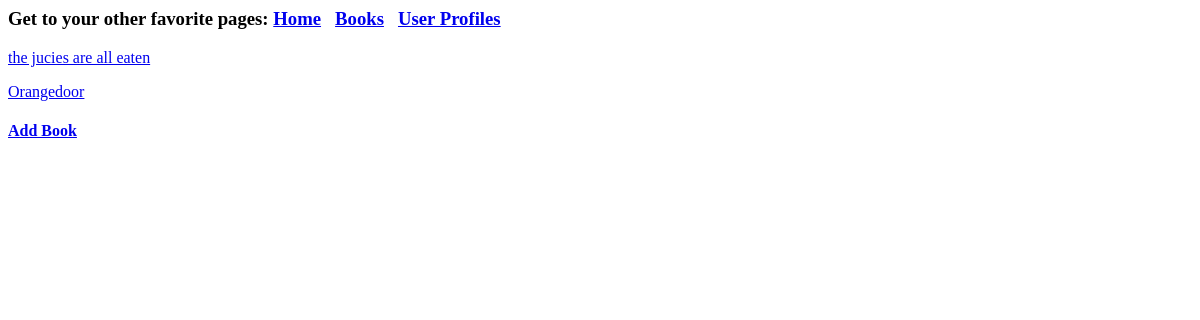
The app's page /books, older data.
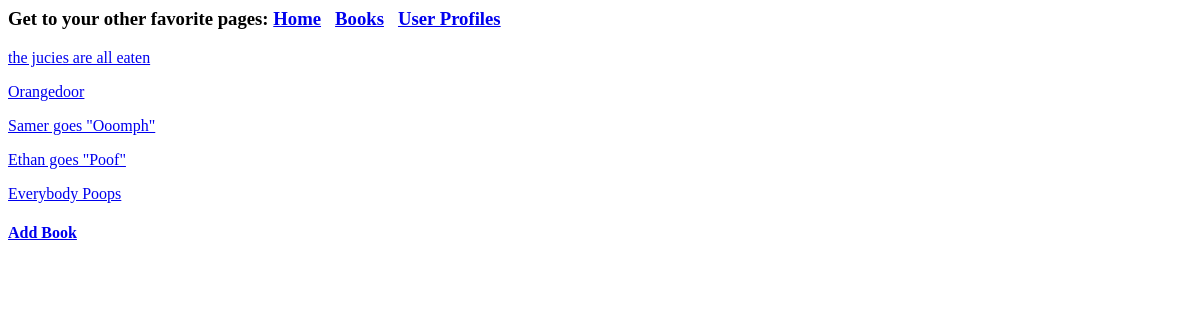
The same page, newer data.
### bookflod/models.py (models this page shows, shortened)
class Book(models.Model) :
    title = models.CharField(
        max_length = 255)
    author = models.CharField(
        max_length = 255)
    genre = models.ForeignKey(Genre, on_delete = models.CASCADE)
    price = models.DecimalField(max_digits = 8, decimal_places = 2, blank = True, null = True)
    isbn = models.IntegerField(
        blank = True,
        null = True,
    )
    date_published = models.DateField(blank = True, null = True)
    language = models.ForeignKey(Language, on_delete = models.CASCADE)

### bookflod/views.py (the view)
# urls.py: path('books', views.BookList.as_view(), name='books'),
class BookList(BookView, ListView) :
    template_name='books.html'

### bookflod/templates/books.html
{% extends 'base.html' %}
{% block content %}
    {% for book in book_list %}
        <p> <a href="{% url 'bookdetail' pk=book.id %}">{{book.title}}</p>
    {% endfor %}
    <h4><a href="{% url 'addbook' %}"> Add Book </h4>
{% endblock %}

Row changes from the older to the newer data that the page shows:
added Book: title "Samer goes \"Ooomph\""
added Book: title "Ethan goes \"Poof\""
added Book: title "Everybody Poops"
